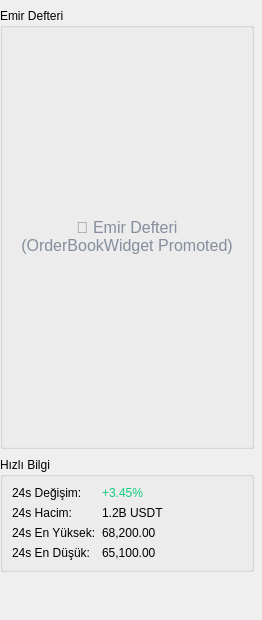
      <widget class="QWidget" name="widgetRightPanel" native="true">
       <property name="minimumSize">
        <size>
         <width>250</width>
         <height>0</height>
        </size>
       </property>
       <property name="maximumSize">
        <size>
         <width>350</width>
         <height>16777215</height>
        </size>
       </property>
       <layout class="QVBoxLayout" name="verticalLayout_rightPanel">
        <property name="spacing">
         <number>8</number>
        </property>
        <property name="leftMargin">
         <number>0</number>
        </property>
        <property name="topMargin">
         <number>8</number>
        </property>
        <property name="rightMargin">
         <number>8</number>
        </property>
        <property name="bottomMargin">
         <number>8</number>
        </property>
        <item>
         <widget class="QGroupBox" name="groupOrderBook">
          <property name="title">
           <string>Emir Defteri</string>
          </property>
          <layout class="QVBoxLayout" name="verticalLayout_orderbook">
           <item>
            <widget class="QWidget" name="widgetOrderBook" native="true">
             <property name="minimumSize">
              <size>
               <width>0</width>
               <height>400</height>
              </size>
             </property>
             <layout class="QVBoxLayout" name="verticalLayout_orderbookContent">
              <item>
               <widget class="QLabel" name="lblOrderBookPlaceholder">
                <property name="text">
                 <string>&lt;html&gt;&lt;head/&gt;&lt;body&gt;&lt;p align=&quot;center&quot;&gt;&lt;span style=&quot; font-size:12pt; color:#848e9c;&quot;&gt;📖 Emir Defteri&lt;br/&gt;(OrderBookWidget Promoted)&lt;/span&gt;&lt;/p&gt;&lt;/body&gt;&lt;/html&gt;</string>
                </property>
                <property name="alignment">
                 <set>Qt::AlignCenter</set>
                </property>
               </widget>
              </item>
             </layout>
            </widget>
           </item>
          </layout>
         </widget>
        </item>
        <item>
         <widget class="QGroupBox" name="groupQuickInfo">
          <property name="title">
           <string>Hızlı Bilgi</string>
          </property>
          <layout class="QVBoxLayout" name="verticalLayout_quickinfo">
           <item>
            <layout class="QFormLayout" name="formLayout_quickinfo">
             <item row="0" column="0">
              <widget class="QLabel" name="lblLabel24hChange">
               <property name="text">
                <string>24s Değişim:</string>
               </property>
              </widget>
             </item>
             <item row="0" column="1">
              <widget class="QLabel" name="lbl24hChange">
               <property name="text">
                <string>&lt;html&gt;&lt;head/&gt;&lt;body&gt;&lt;p&gt;&lt;span style=&quot; color:#0ecb81;&quot;&gt;+3.45%&lt;/span&gt;&lt;/p&gt;&lt;/body&gt;&lt;/html&gt;</string>
               </property>
              </widget>
             </item>
             <item row="1" column="0">
              <widget class="QLabel" name="lblLabel24hVolume">
               <property name="text">
                <string>24s Hacim:</string>
               </property>
              </widget>
             </item>
             <item row="1" column="1">
              <widget class="QLabel" name="lbl24hVolume">
               <property name="text">
                <string>1.2B USDT</string>
               </property>
              </widget>
             </item>
             <item row="2" column="0">
              <widget class="QLabel" name="lblLabel24hHigh">
               <property name="text">
                <string>24s En Yüksek:</string>
               </property>
              </widget>
             </item>
             <item row="2" column="1">
              <widget class="QLabel" name="lbl24hHigh">
               <property name="text">
                <string>68,200.00</string>
               </property>
              </widget>
             </item>
             <item row="3" column="0">
              <widget class="QLabel" name="lblLabel24hLow">
               <property name="text">
                <string>24s En Düşük:</string>
               </property>
              </widget>
             </item>
             <item row="3" column="1">
              <widget class="QLabel" name="lbl24hLow">
               <property name="text">
                <string>65,100.00</string>
               </property>
              </widget>
             </item>
            </layout>
           </item>
          </layout>
         </widget>
        </item>
        <item>
         <spacer name="verticalSpacer_rightPanel">
          <property name="orientation">
           <enum>Qt::Vertical</enum>
          </property>
          <property name="sizeHint" stdset="0">
           <size>
            <width>20</width>
            <height>40</height>
           </size>
          </property>
         </spacer>
        </item>
       </layout>
      </widget>
